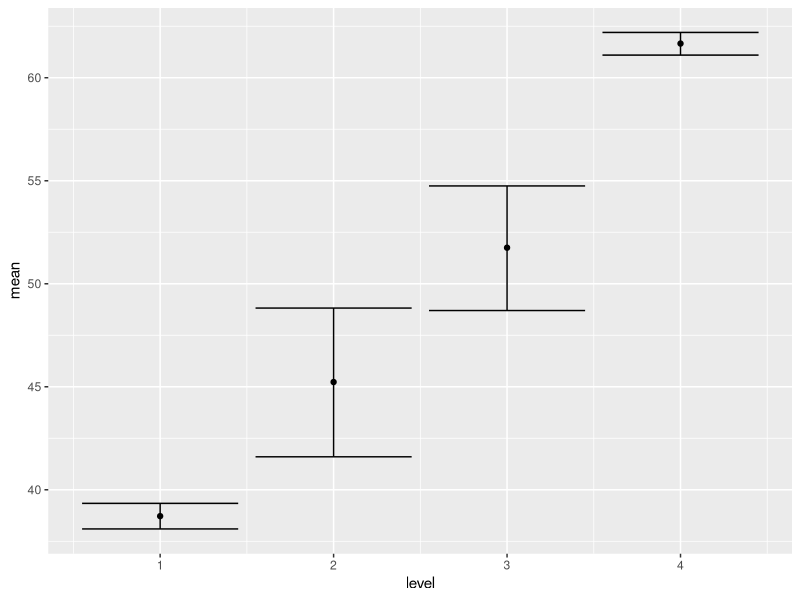
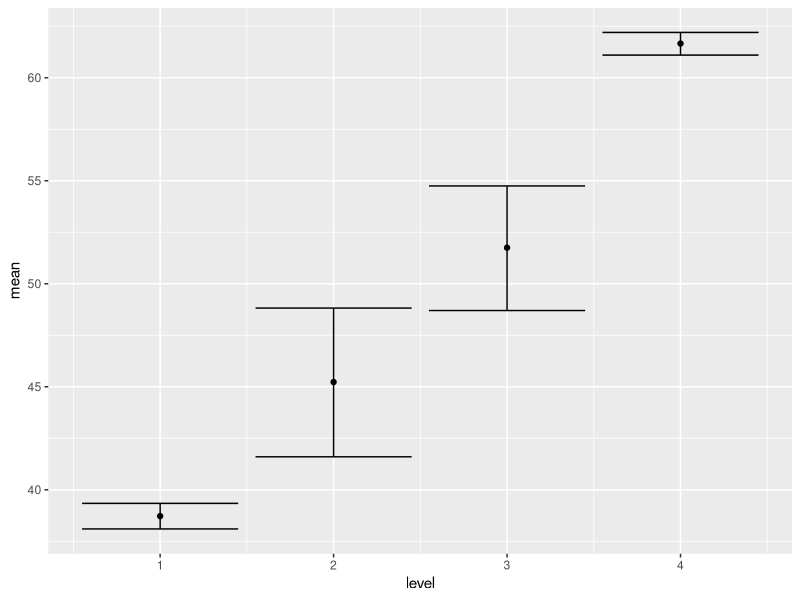
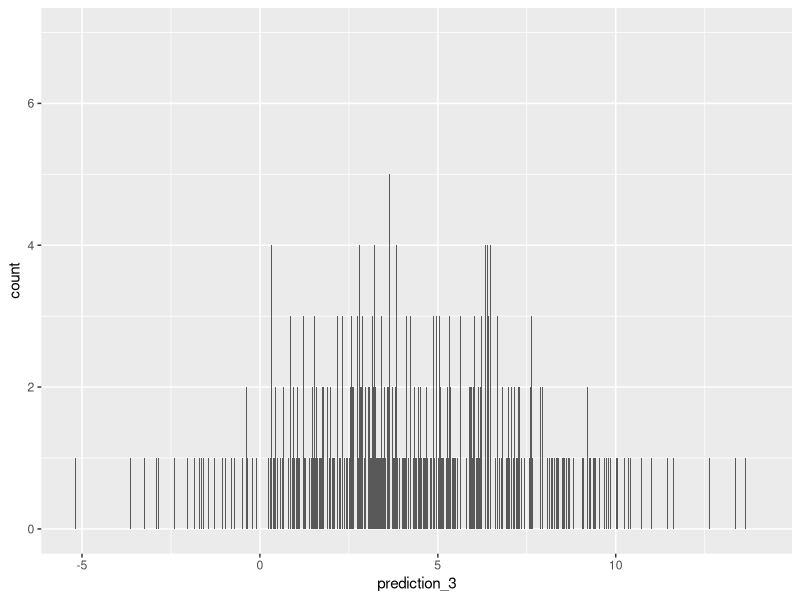
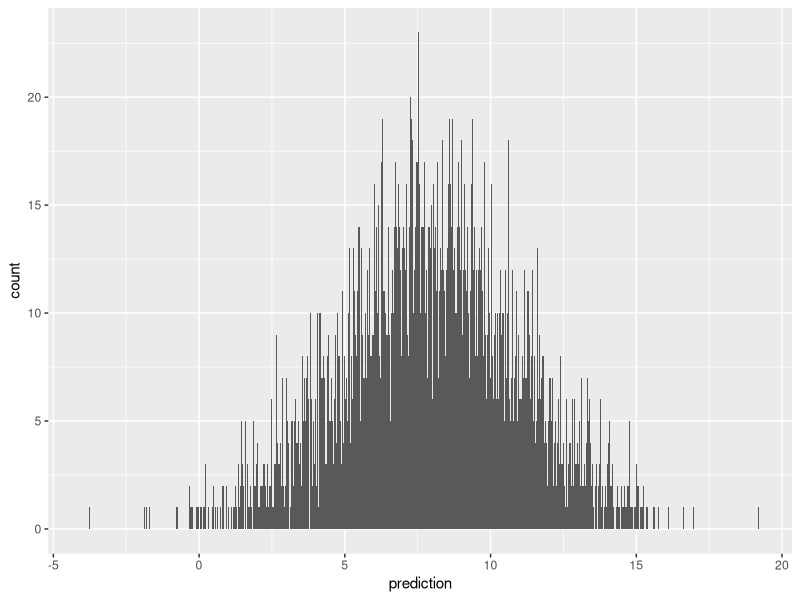
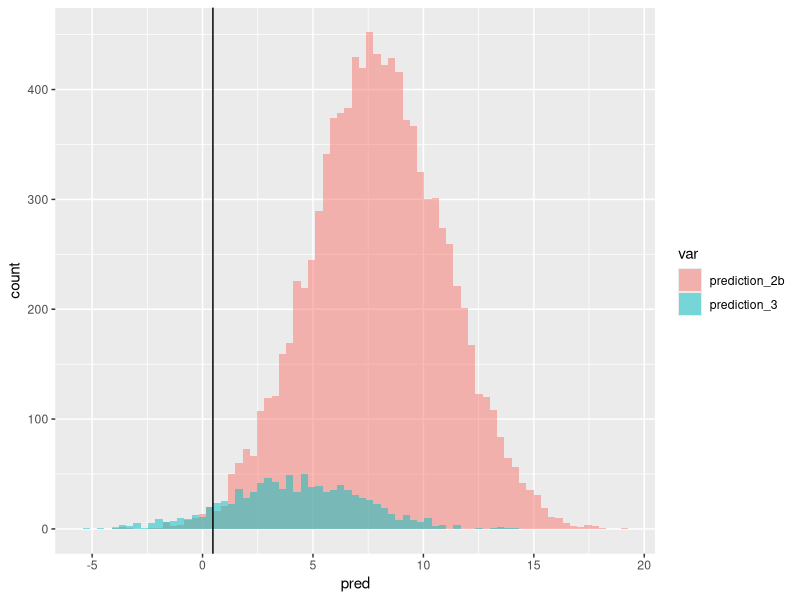
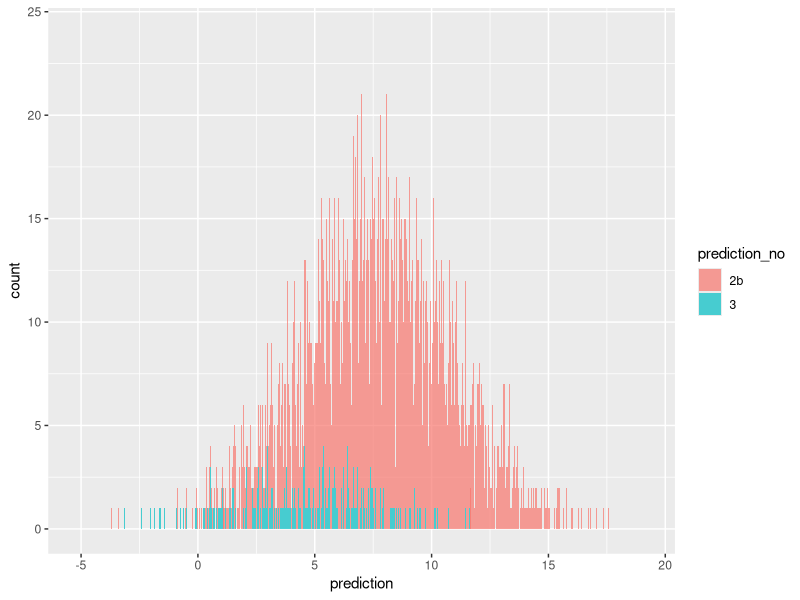
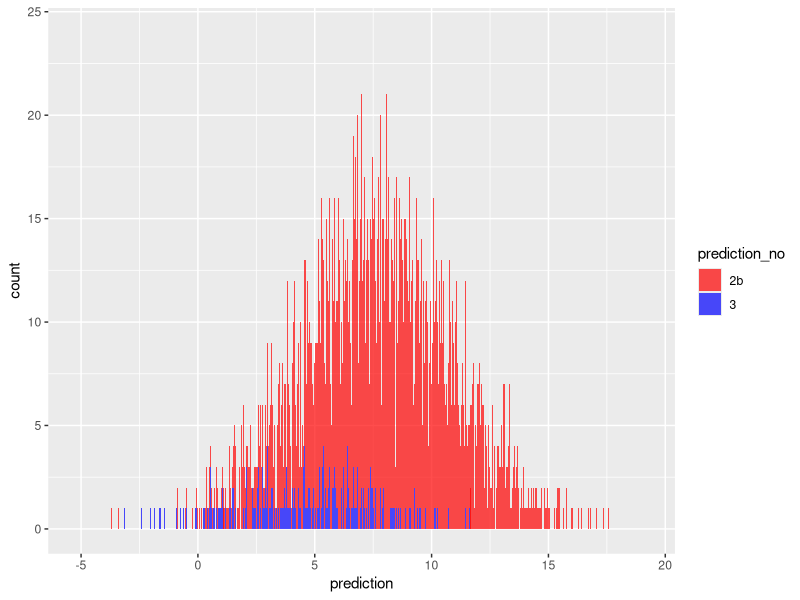
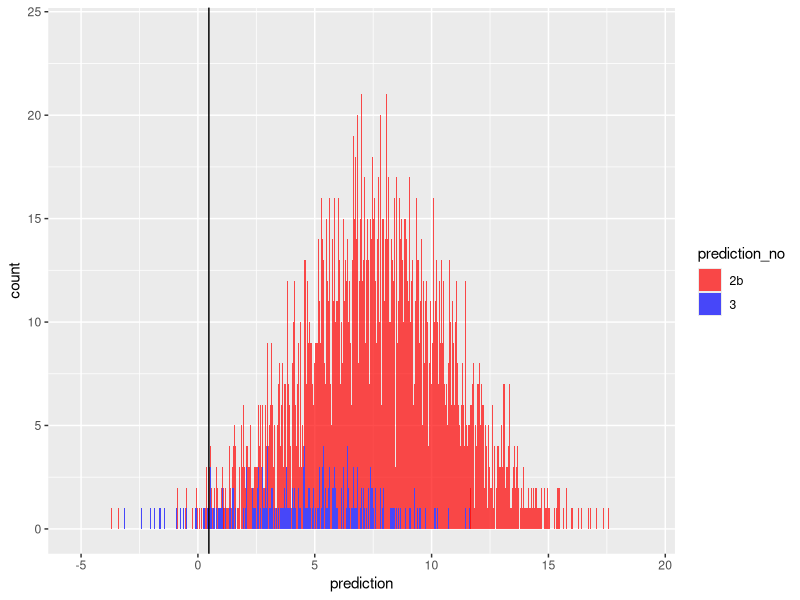

Source code (R) for these figures, in order:
library(ggplot2)
library(plyr)
library(tidyverse)				  


#################### ErrorBar ####################
plotData <- tribble( ~level, ~mean, ~cil, ~ciu,
                          1, 38.72, 38.1, 39.34,
                          2, 45.23, 41.6, 48.82,
                          3, 51.75, 48.7, 54.75,
                          4, 61.66, 61.1, 62.20
                   )
#法一
image <- ggplot( plotData, aes(x=level, y=mean) ) +
         geom_errorbar( mapping=aes(x=level, ymin=cil, ymax=ciu) ) +
         geom_point( mapping=aes(x=level, y=mean) )
image


#法二
plotData %>% 
  ggplot() + 
  geom_point( aes(x=level, y=mean) ) +
  geom_errorbar( aes(x=level, ymin=cil, ymax=ciu) )



#################### Histogram ####################
#法一
# fake data
prediction_1 = 0.469
prediction_3 <- data.frame( prediction_3=rnorm(1000, 4, 3) )  
prediction_2b <- data.frame( prediction=rnorm(10000, 8, 3) )

ggplot( prediction_3 ) +
  geom_histogram( aes(x=prediction_3), binwidth = 0.01 )
ggplot(prediction_2b) +
  geom_histogram( aes(x=prediction), binwidth = 0.01 )

dats <- rbind( data.frame(pred=prediction_3$prediction_3, var = 'prediction_3'),
              data.frame(pred=prediction_2b$pred, var = 'prediction_2b') )
# here the plot
ggplot( dats, aes(pred, fill=var) ) + 
  geom_histogram( alpha = 0.5, position = "identity", bins = 75 ) +
  geom_vline( xintercept=prediction_1 )


#法二
prediction_3$prediction_no <- '3'
prediction_2b$prediction_no <- '2b'
colnames(prediction_3) <- c('prediction', 'prediction_no')
colnames(prediction_2b) <- c('prediction', 'prediction_no')
prediction.table <- rbind( prediction_2b, prediction_3 )

p <- ggplot(prediction.table)
p + geom_histogram( aes(x=prediction, fill=prediction_no), binwidth=0.01, alpha=0.7 )
p + geom_histogram( aes(x=prediction, fill=prediction_no), binwidth=0.01, alpha=0.7 ) + 
    scale_fill_manual( values=c('red', 'blue') ) # use your own instead of default colors
p + geom_histogram( aes(x=prediction, fill=prediction_no), binwidth=0.01, alpha=0.7 ) + 
    scale_fill_manual( values=c('red', 'blue') ) + 
    geom_vline( xintercept=prediction_1 ) 
# p + geom_text(aes(0.5,prediction_1,label = 0.469, vjust = 1)) 
# I suggest to move any static assignments out of the aes() call!
# assuming that prediction_1 is a single value you can do
p + geom_text( x=0.5, y=prediction_1, label=0.469, vjust=1 )



#################### Bar ####################
#範例一
TFMqe <- data.frame( stringsAsFactors= FALSE,
                     Group = c("Non-Fertile Chip",
                               "Non-Fertile Chip","Fertile Chip","Fertile Chip",
                               "Non-Fertile Chip","Fertile Chip","Non-Fertile Chip",
                               "Non-Fertile Chip","Fertile Chip","Non-Fertile Chip"),
                     NTopQualityEmbryos = c("Yes","Yes","Yes","Yes",
                                            "Yes","No","Yes","Yes","No","No")
)

ggplot( TFMqe, aes(x=NTopQualityEmbryos,
                   y=stat(count/sum(count)),
                   fill=Group) ) +
  geom_bar( position=position_dodge2()) +
  geom_text( aes(label=scales::percent(stat(count/sum(count)), 
             accuracy = 0.01)),
             position = position_dodge2(.9),
             vjust = 1.6,
             color = "white",
             size = 3.5,
             stat = "count" ) +
  scale_y_continuous( label=scales::label_percent() ) +
  labs( x="NTopQualityEmbryos",
        y="Percentatges",
        fill="Group" ) +
  theme_minimal() +
  theme( legend.position = "bottom" )


#範例二
df <- data.frame( x=factor(c(TRUE,TRUE,TRUE,TRUE,TRUE,FALSE,FALSE,FALSE)) )

dfTab <- as.data.frame( table(df) )
colnames(dfTab)[1] <- "x"
dfTab$lab <- as.character( 100 * dfTab$Freq / sum(dfTab$Freq) )
dfTab$lab <- paste( dfTab$Freq, paste("(",dfTab$lab,"%)", sep=""), sep=" " )
ggplot(df) + geom_bar( aes(x, fill=x) ) + 
  geom_text( data=dfTab, aes(x=x, y=Freq, label=lab), vjust=0 )

dfl <- ddply( df, .(x), summarize, y=length(x) )
str( dfl )
ggplot( dfl, aes(x, y=y, fill=x) ) + 
  geom_bar( stat="identity" ) +
  geom_text( aes(label=y), vjust=0 )

ggplot( data=df, aes(x=x) ) +
  geom_bar( stat="count" ) + 
  stat_count( geom="text", colour="white", size=3.5,
              aes(label=..count..), position=position_stack(vjust=0.5) )

# 參考資料
# https://beta.rstudioconnect.com/content/3279/ggplot_tutorial.html
